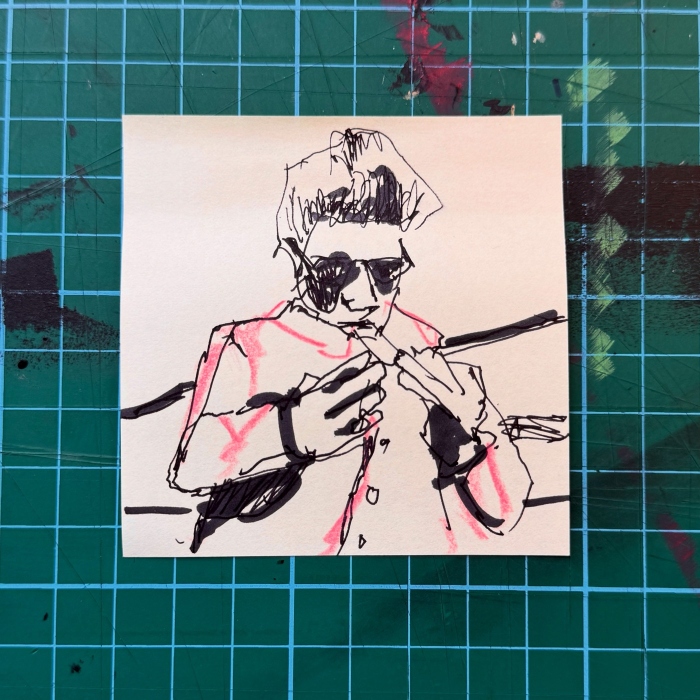
#> input picture assets/work/art/art-01.jpg, 1400 x 1400 px, found by its file name (shown at 1/2 size); its folder holds only this picture in this run
$ python catalog.py
#> lines starting #> are read from the running program, lines starting #| are printed output that depends on the picture
"""List the art and photography folders for the page.

The folders are the source of truth: whatever sits in assets/work/art and
assets/work/photography is what the site shows, in filename order. Add,
remove or rename pictures there, then run this again.

Alt text comes from the vault's library catalogs for the files they know
(art-07.jpg is row 07 of art.md); for anything else it is the filename.

Each picture also gets a small square-ish copy in assets/work/thumbs for the
contact sheet, so opening a set doesn't pull every full picture.

usage: python3 tools/work/catalog.py
writes prototype/page/work.js and assets/work/thumbs/
"""
import json
import os
import re
import shutil
from urllib.parse import quote

from PIL import Image, ImageOps

ROOT = 'assets/work'
LIBRARY = os.path.expanduser('~/me/vault/library')
SETS = dict(art='art', photography='ph')    # folder -> prefix of the catalogued files
WEB = {'.jpg', '.jpeg', '.png', '.webp', '.gif', '.avif'}
LONG_EDGE, BYTES = 2400, 1_500_000          # past either, a picture is heavier than the page needs
THUMBS, SHORT_EDGE = 'thumbs', 180          # contact sheet copies: a 60px cell at up to 3x


def captions(name, prefix):
    """Descriptions from the catalog table (# | File | Size | Description | ...), by web file stem."""
    path = f'{LIBRARY}/{name}.md'
    if not os.path.exists(path):
        return {}
    known = {}
    for line in open(path):
        cells = [c.strip() for c in line.strip().strip('|').split('|')]
        if len(cells) >= 4 and cells[0].isdigit() and cells[3]:
            known[f'{prefix}-{cells[0]}'] = cells[3][0].lower() + cells[3][1:]
    return known


def natural(name):
    # 2.jpg before 10.jpg
    return [int(t) if t.isdigit() else t.lower() for t in re.split(r'(\d+)', name)]


work = {}
# The thumbs are rebuilt from the folders every run, so a removed picture takes its thumb with it.
shutil.rmtree(f'{ROOT}/{THUMBS}', ignore_errors=True)
for name, prefix in SETS.items():
    os.makedirs(f'{ROOT}/{THUMBS}/{name}')
    known = captions(name, prefix)
    items = []
    for file in sorted(os.listdir(f'{ROOT}/{name}'), key=natural):
        stem, ext = os.path.splitext(file)
        path = f'{ROOT}/{name}/{file}'
        if file.startswith('.') or os.path.isdir(path):
            continue
        if ext.lower() not in WEB:
            print(f'  skipped {path}: browsers do not show {ext or "this"} files, export a jpg')
            continue
        thumb = f'{THUMBS}/{name}/{stem}.jpg'
        try:
            with Image.open(path) as im:
                # Phones store some pictures sideways and say so in the EXIF; browsers turn them back.
#> im is the input picture: PIL image 1400x1400 RGB; mean R, G, B 100.5, 127.6, 127.2
                im = ImageOps.exif_transpose(im)
                w, h = im.size
#> w = 1400; h = 1400
                small = im.convert('RGB')
                small.thumbnail((SHORT_EDGE * max(1, w / h), SHORT_EDGE * max(1, h / w)))
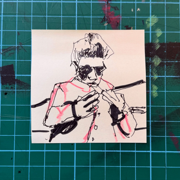
#> small: PIL image 180x180 RGB; mean R, G, B 100.5, 127.5, 127.1
                small.save(f'{ROOT}/{thumb}', quality=78)
        except OSError:
            print(f'  skipped {path}: could not read it as a picture')
            continue
        if max(w, h) > LONG_EDGE or os.path.getsize(path) > BYTES:
            print(f'  heavy   {path}: {w}x{h}, {os.path.getsize(path) / 1e6:.1f} MB, worth exporting smaller')
        items.append(dict(src=quote(f'{name}/{file}'), thumb=quote(thumb), w=w, h=h, caption=known.get(stem) or re.sub(r'[-_]+', ' ', stem)))
    work[name] = items
    print(f'{name}: {len(items)}')
#| art: 1
#> pass 2 of the loop `for name, prefix in SETS.items():`:
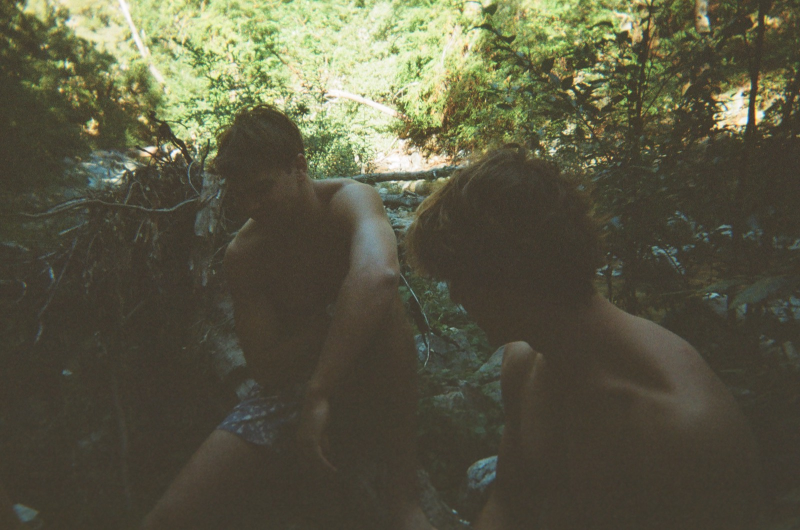
#> input picture assets/work/photography/ph-01.jpg, 1600 x 1060 px, found by its file name (shown at 1/2 size)
#> im is the input picture: PIL image 1600x1060 RGB; mean R, G, B 89.3, 87.6, 67
#> `small.thumbnail((SHORT_EDGE * max(1, w / h), SHORT_EDGE * max(1, h / w..`:
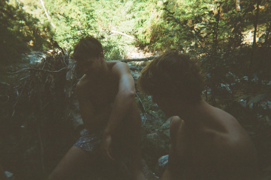
#> small: PIL image 271x180 RGB; mean R, G, B 89.4, 87.8, 67.2
#| photography: 1

with open('prototype/page/work.js', 'w') as f:
    f.write('// Generated by tools/work/catalog.py from the folders in assets/work. Do not edit.\n')
    f.write('window.WORK = ' + json.dumps(work, ensure_ascii=False, indent=1) + ';\n')
